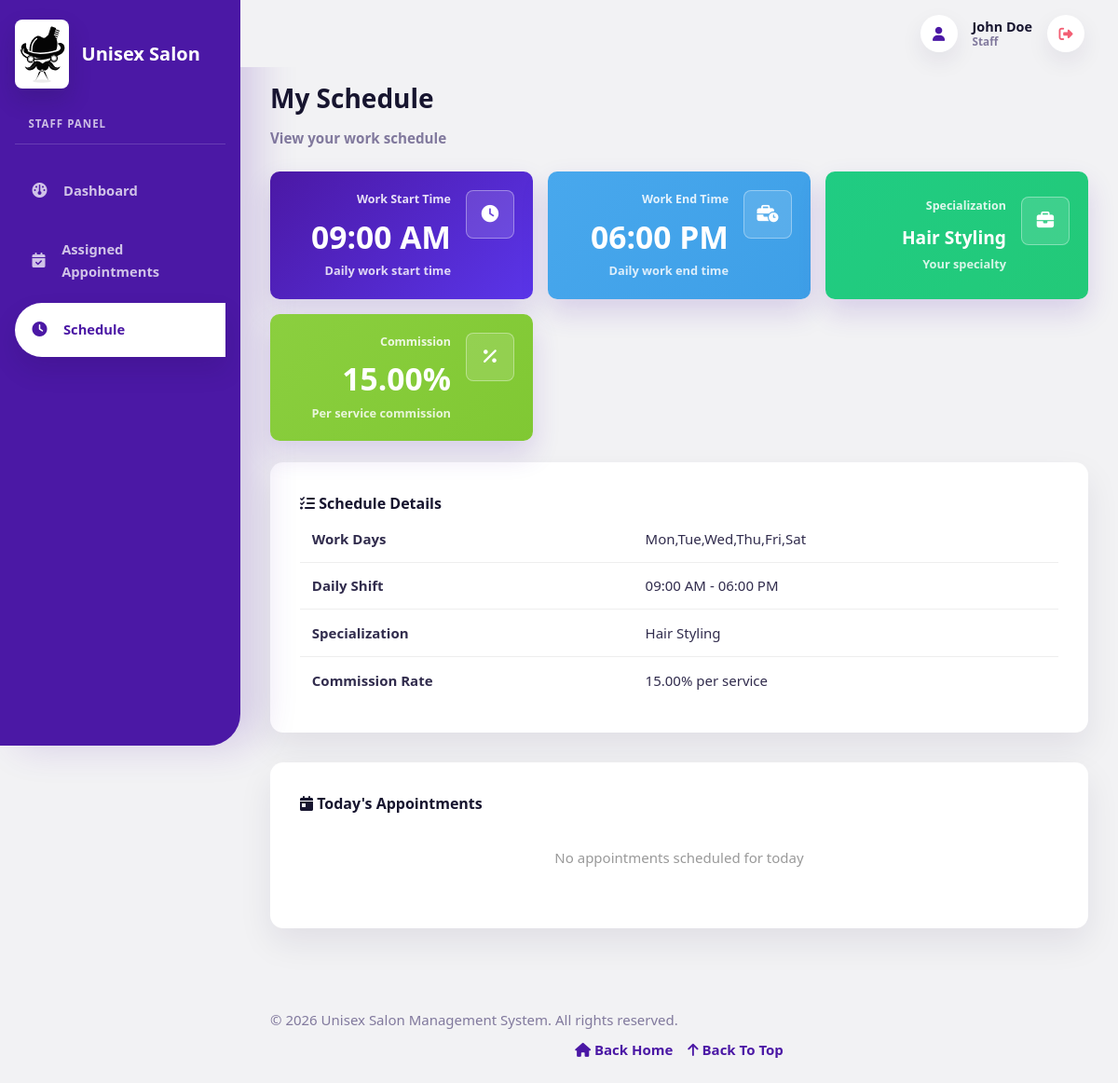
Screenshot of /staff/schedule.php (signed in) with the database file from the repository.
### tables this page shows
CREATE TABLE `staff` (
  `id` int NOT NULL AUTO_INCREMENT,
  `user_id` int NOT NULL,
  `specialization` varchar(100) DEFAULT NULL,
  `availability_start` time DEFAULT NULL,
  `availability_end` time DEFAULT NULL,
  `days_working` varchar(50) DEFAULT NULL,
  `commission_percentage` decimal(5,2) DEFAULT '10.00',
  `created_at` timestamp NULL DEFAULT CURRENT_TIMESTAMP,
  PRIMARY KEY (`id`),
  UNIQUE KEY `user_id` (`user_id`),
  CONSTRAINT `staff_ibfk_1` FOREIGN KEY (`user_id`) REFERENCES `users` (`id`) ON DELETE CASCADE
);

### includes/auth.php (called while the page is built, shortened)
<?php
function isLoggedIn() {
    return isset($_SESSION['user_id']);
}
function hasRole($role) {
    return isset($_SESSION['role']) && $_SESSION['role'] === $role;
}
function getUserById($id) {
    return fetchOne("SELECT * FROM users WHERE id = $id LIMIT 1");
}
function getCurrentUser() {
    if (isLoggedIn() && (hasRole('admin') || hasRole('staff'))) {
        return getUserById($_SESSION['user_id']);
    }
    return null;
}
?>

### config/db.php (called while the page is built, shortened)
<?php
$conn = new mysqli(DB_HOST, DB_USER, DB_PASSWORD, DB_NAME);
$conn->set_charset("utf8");
function fetchAll($query) {
    global $conn;
    $result = $conn->query($query);
    return $result->fetch_all(MYSQLI_ASSOC);
}
function fetchOne($query) {
    global $conn;
    $result = $conn->query($query);
    return $result->fetch_assoc();
}
?>

### staff/schedule.php (the view, shortened to what this page needs)
<?php
require_once '../config/db.php';
require_once '../includes/auth.php';
$user = getCurrentUser();
$user_id = $user['id'];
$staff = fetchOne("SELECT * FROM staff WHERE user_id = $user_id");
?>
<!DOCTYPE html>
<html lang="en">
<head>
    <link rel="stylesheet" href="<?php echo BASE_URL; ?>assets/css/style.css">
</head>
<body>
    <?php include '../includes/header.php'; ?>
    <?php include '../includes/sidebar.php'; ?>
    <div class="main-content">
        <div class="page-header">
            <h1>My Schedule</h1>
            <p>View your work schedule</p>
        </div>
        <div class="dashboard-grid">
            <div class="dashboard-card success">
                <div class="card-icon"><i class="fa-solid fa-clock"></i></div>
                <div class="card-label">Work Start Time</div>
                <div class="card-value"><?php echo $staff['availability_start'] ? date('h:i A', strtotime($staff['availability_start'])) : 'Not Set'; ?></div>
                <div class="card-description">Daily work start time</div>
            </div>
            <div class="dashboard-card info">
                <div class="card-icon"><i class="fa-solid fa-business-time"></i></div>
                <div class="card-label">Work End Time</div>
                <div class="card-value"><?php echo $staff['availability_end'] ? date('h:i A', strtotime($staff['availability_end'])) : 'Not Set'; ?></div>
                <div class="card-description">Daily work end time</div>
            </div>
            <div class="dashboard-card warning">
                <div class="card-icon"><i class="fa-solid fa-briefcase"></i></div>
                <div class="card-label">Specialization</div>
                <div class="card-value" style="font-size: 1.2rem;"><?php echo htmlspecialchars($staff['specialization'] ?? 'General'); ?></div>
                <div class="card-description">Your specialty</div>
            </div>
            <div class="dashboard-card danger">
                <div class="card-icon"><i class="fa-solid fa-percent"></i></div>
                <div class="card-label">Commission</div>
                <div class="card-value"><?php echo $staff['commission_percentage']; ?>%</div>
                <div class="card-description">Per service commission</div>
            </div>
        </div>
        <div class="form-container">
            <h3><i class="fa-solid fa-list-check"></i> Schedule Details</h3>
            <table style="width: 100%;">
                <tr>
                    <td style="padding: 0.8rem; border-bottom: 1px solid #eee;"><strong>Work Days</strong></td>
                    <td style="padding: 0.8rem; border-bottom: 1px solid #eee;"><?php echo htmlspecialchars($staff['days_working'] ?? 'Not specified'); ?></td>
                </tr>
                <tr>
                    <td style="padding: 0.8rem; border-bottom: 1px solid #eee;"><strong>Daily Shift</strong></td>
                    <td style="padding: 0.8rem; border-bottom: 1px solid #eee;">
                        <?php
                        if ($staff['availability_start'] && $staff['availability_end']) {
                            echo date('h:i A', strtotime($staff['availability_start'])) . ' - ' . date('h:i A', strtotime($staff['availability_end']));
                        } else {
                            echo 'Not set';
                        }
                        ?>
                    </td>
                </tr>
                <tr>
                    <td style="padding: 0.8rem; border-bottom: 1px solid #eee;"><strong>Specialization</strong></td>
                    <td style="padding: 0.8rem; border-bottom: 1px solid #eee;"><?php echo htmlspecialchars($staff['specialization'] ?? 'General'); ?></td>
                </tr>
                <tr>
                    <td style="padding: 0.8rem;"><strong>Commission Rate</strong></td>
                    <td style="padding: 0.8rem;"><?php echo $staff['commission_percentage']; ?>% per service</td>
                </tr>
            </table>
        </div>
        <div class="form-container">
            <h3><i class="fa-solid fa-calendar-day"></i> Today's Appointments</h3>
            <?php
            $today_appointments = fetchAll("
                SELECT a.*, c.name as customer_name, s.name as service_name
                FROM appointments a
                JOIN customers c ON a.customer_id = c.id
                JOIN services s ON a.service_id = s.id
                WHERE a.staff_id = " . $staff['id'] . " AND a.appointment_date = CURDATE()
                ORDER BY a.appointment_time ASC
            ");
            ?>
            <?php if ($today_appointments): ?>
                <table style="width: 100%;">
                    <thead>
                        <tr style="background: #f8f9fa; border-bottom: 2px solid #8B5FBF;">
                            <th style="padding: 0.8rem; text-align: left;">Time</th>
                            <th style="padding: 0.8rem; text-align: left;">Customer</th>
                            <th style="padding: 0.8rem; text-align: left;">Service</th>
                            <th style="padding: 0.8rem; text-align: left;">Status</th>
                        </tr>
                    </thead>
                    <tbody>
                        <?php foreach ($today_appointments as $appt): ?>
                            <tr style="border-bottom: 1px solid #eee;">
                                <td style="padding: 0.8rem;"><strong><?php echo date('h:i A', strtotime($appt['appointment_time'])); ?></strong></td>
                                <td style="padding: 0.8rem;"><?php echo htmlspecialchars($appt['customer_name']); ?></td>
                                <td style="padding: 0.8rem;"><?php echo htmlspecialchars($appt['service_name']); ?></td>
                                <td style="padding: 0.8rem;">
                                    <span class="badge badge-<?php echo $appt['status'] === 'completed' ? 'success' : ($appt['status'] === 'in-progress' ? 'warning' : 'primary'); ?>">
                                        <?php echo ucfirst($appt['status']); ?>
                                    </span>
                                </td>
                            </tr>
                        <?php endforeach; ?>
                    </tbody>
                </table>
            <?php else: ?>
                <p style="text-align: center; color: #999; padding: 2rem;">No appointments scheduled for today</p>
            <?php endif; ?>
        </div>
    </div>
    <?php include '../includes/footer.php'; ?>
</body>
</html>

### rows the page displays
staff: availability_start "09:00 AM", availability_end "06:00 PM", specialization "Hair Styling", commission_percentage "15.00", days_working "Mon,Tue,Wed,Thu,Fri,Sat"

### other values shown
$_SESSION['name'] "John Doe"
$_SESSION['role'] "Staff"
